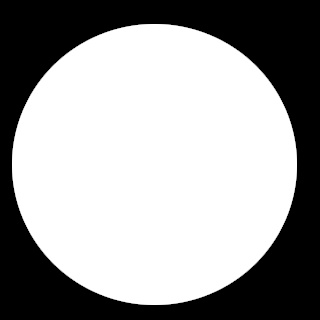
#> input picture mask.jpg, 320 x 320 px
$ python process_data.py
#> lines starting #> are read from the running program, lines starting #| are printed output that depends on the picture; after the words box and inside, x2 and y2 are one past the last pixel; in counts of white or black regions, pixels touching at a corner belong together
import numpy as np
import cv2
import os.path
import argparse
import matplotlib.pyplot as plt
import tensorflow as tf
from enum import Enum
import math


#folder = "data/data_final/"
folder = "./"
#files = ["center_gale1", "center_gale1", "center_gale3", "center_gale4", "left_gale1", "right_gale1", "left_gale2", "right_gale2","left_gale3", "right_gale3"]#, "directional_gale1", "directional_gale2"]
files = ["baseline"]
start_delays = {"gale":np.array([]), "waft":np.array([]), "calm_mouth":np.array([]), "nose":np.array([])}
end_delays = {"gale":np.array([]), "waft":np.array([]), "calm_mouth":np.array([]), "nose":np.array([])}


extension = ".npz"
cnn_early_end = True
plot_exhale_cues = True
plot_exhales_detected = False
plot_identified_gestures = False
plot_directional_gale = True
plot_delay = False
if plot_delay:
    plt.rcParams.update({'font.size': 24})
plot_breathing = True
show_video = False

gale_left_accurate = 0
gale_left_false = 0
gale_left_total = 0
gale_right_accurate = 0
gale_right_false = 0
gale_right_total = 0
gale_center_accurate = 0
gale_center_false = 0
gale_center_total = 0

ROWS = math.ceil(len(files)/2.0)
COLS = 2

class ExhaleType(Enum):
    GALE = 0
    WAFT = 1
    NONE = 2

class DirectionType(Enum):
    NONE = 0
    LEFT = 1
    CENTER = 2
    RIGHT = 3

#debounce = 1


''' Finds indices in a list that meet a specific condition. '''
def find_indices(list_obj, condition):
    return [index for index, element in enumerate(list_obj) if condition(element)]

''' Ensures filename ends with the right extenion and exists.'''
# [46 lines left out: functions check_filename, scale_image, classify_image, not called in this run]

mask = cv2.imread("mask.jpg", 0)
#> mask is the input picture: shape (320, 320); min 0, max 255, mean 157.1
_ret, mask = cv2.threshold(mask, 127, 255, cv2.THRESH_BINARY)
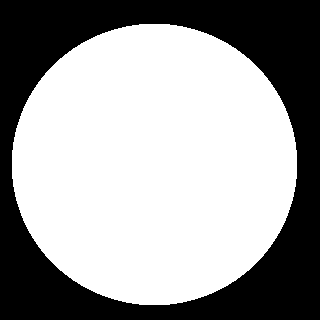
#> mask: shape (320, 320); 61.7% white; 1 black region, box (x1, y1, x2, y2) and area: (0, 0, 320, 320) 39239

f = (7,1.5+1.75*ROWS)
if ROWS == 1:
    f = (7,3)
elif ROWS == 2:
    f = (7,6)
elif ROWS == 5:
    f = (7,10)

# Create a figure with a 2x2 grid of subplots
fig, axes = plt.subplots(nrows=ROWS, ncols=COLS, figsize=f, sharex=True, sharey=True)
handles = []

interpreter = None
input_details = None
output_details = None

# Load TFLite model
class_names = ["Gale", "Waft", "None"]

GALE_CONFIDENCE = 0.99
NONE_CONFIDENCE = 0.95
WAFT_CONFIDENCE = 0.99

# Disable scientific notation for clarity
np.set_printoptions(suppress=True)

#> (the run stopped early here; a loop or call above may not have finished)
